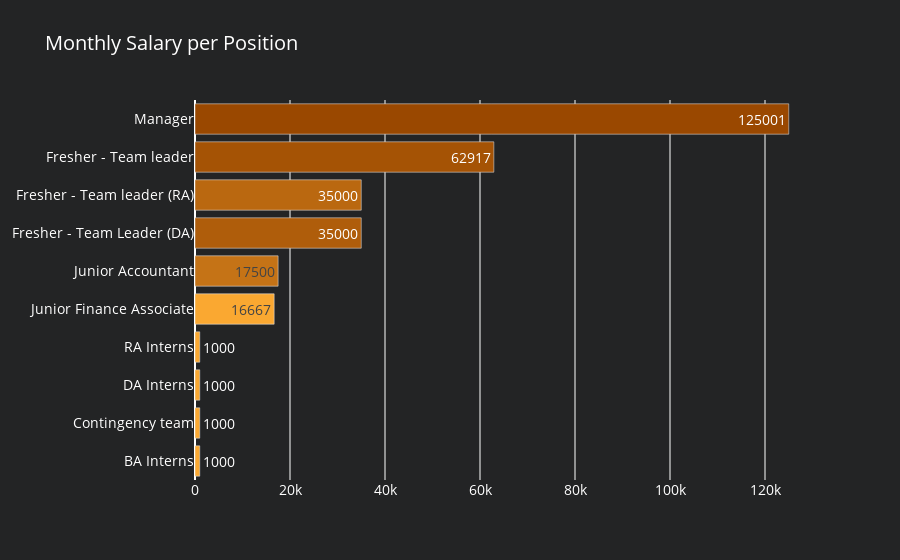

Write notebook code for a chart like this one.
### Markdown cell above
# 3.

### Code cell
#Verticle Bar
fig = px.bar(df, x=df["department"], y=df["total_monthly_salary"],color="position")

df_fa_sa = df.groupby('position').agg({"monthly_employee_salary" : "sum"}).reset_index().sort_values(by='monthly_employee_salary', ascending=False)[:10]
df_fa_sa['color'] = colors['level10']
df_fa_sa['color'][:1] = colors['level1']
df_fa_sa['color'][1:2] = colors['level2']
df_fa_sa['color'][2:3] = colors['level3']
df_fa_sa['color'][3:4] = colors['level4']
df_fa_sa['color'][4:5] = colors['level5']

#Horizontal Bar
fig1 = go.Figure(data=[go.Bar(x=df_fa_sa['monthly_employee_salary'],
                             y=df_fa_sa['position'],
                             marker=dict(color= df_fa_sa['color']),
                             name='position', orientation='h',
                             text=df_fa_sa['monthly_employee_salary'].astype(int),
                             textposition='auto',
                             hoverinfo='text',
                             hovertext=
                            '<b>Position</b>:'+ df_fa_sa['position'] +'<br>' +
                            '<b>Salary</b>:'+ df_fa_sa['monthly_employee_salary'].astype(int).astype(str) +'<br>',
                            )])

fig1.update_layout(title_text='Monthly Salary per Position',paper_bgcolor=colors['background'],plot_bgcolor=colors['background'],
                font=dict( size=14, color='white'))
fig1.update_yaxes(showgrid=False, categoryorder='total ascending')

### Figure 1 — Plotly figure (JSON) as saved in the notebook; plotly's stock layout.template omitted (floating-point values rounded to 4 significant figures)
{"data": [{"hoverinfo": "text", "hovertext": ["<b>Position</b>:Manager<br><b>Salary</b>:125001<br>", "<b>Position</b>:Fresher - Team leader<br><b>Salary</b>:62917<br>", "<b>Position</b>:Fresher - Team Leader (DA)<br><b>Salary</b>:35000<br>", "<b>Position</b>:Fresher - Team leader (RA)<br><b>Salary</b>:35000<br>", "<b>Position</b>:Junior Accountant<br><b>Salary</b>:17500<br>", "<b>Position</b>:Junior Finance Associate<br><b>Salary</b>:16667<br>", "<b>Position</b>:BA Interns<br><b>Salary</b>:1000<br>", "<b>Position</b>:Contingency team<br><b>Salary</b>:1000<br>", "<b>Position</b>:DA Interns<br><b>Salary</b>:1000<br>", "<b>Position</b>:RA Interns<br><b>Salary</b>:1000<br>"], "marker": {"color": ["#9a4800", "#a55305", "#af5d0b", "#ba6810", "#c57316", "#faa831", "#faa831", "#faa831", "#faa831", "#faa831"]}, "name": "position", "orientation": "h", "text": [125001, 62917, 35000, 35000, 17500, 16667, 1000, 1000, 1000, 1000], "textposition": "auto", "type": "bar", "x": [125001, 62917, 35000, 35000, 17500, 16667, 1000, 1000, 1000, 1000], "y": ["Manager", "Fresher - Team leader", "Fresher - Team Leader (DA)", "Fresher - Team leader (RA)", "Junior Accountant", "Junior Finance Associate", "BA Interns", "Contingency team", "DA Interns", "RA Interns"]}], "layout": {"font": {"color": "white", "size": 14}, "paper_bgcolor": "#232425", "plot_bgcolor": "#232425", "title": {"text": "Monthly Salary per Position"}, "yaxis": {"categoryorder": "total ascending", "showgrid": false}}}
